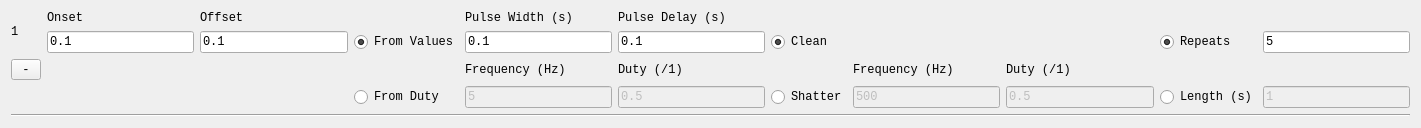
<?xml version="1.0" encoding="UTF-8"?>
<ui version="4.0">
 <class>Form</class>
 <widget class="QWidget" name="Form">
  <property name="geometry">
   <rect>
    <x>0</x>
    <y>0</y>
    <width>1421</width>
    <height>113</height>
   </rect>
  </property>
  <property name="sizePolicy">
   <sizepolicy hsizetype="Minimum" vsizetype="Maximum">
    <horstretch>0</horstretch>
    <verstretch>0</verstretch>
   </sizepolicy>
  </property>
  <property name="font">
   <font>
    <family>Lucida Console</family>
   </font>
  </property>
  <property name="windowTitle">
   <string>Form</string>
  </property>
  <layout class="QGridLayout" name="gridLayout">
   <item row="3" column="7">
    <widget class="QLineEdit" name="shatterHzEdit">
     <property name="enabled">
      <bool>false</bool>
     </property>
     <property name="text">
      <string>500</string>
     </property>
    </widget>
   </item>
   <item row="1" column="9">
    <widget class="QRadioButton" name="repeatsRadio">
     <property name="text">
      <string>Repeats</string>
     </property>
     <property name="checked">
      <bool>true</bool>
     </property>
     <property name="autoExclusive">
      <bool>false</bool>
     </property>
    </widget>
   </item>
   <item row="3" column="9">
    <widget class="QRadioButton" name="lengthRadio">
     <property name="text">
      <string>Length (s)</string>
     </property>
     <property name="autoExclusive">
      <bool>false</bool>
     </property>
    </widget>
   </item>
   <item row="1" column="6">
    <widget class="QRadioButton" name="cleanRadio">
     <property name="text">
      <string>Clean</string>
     </property>
     <property name="checked">
      <bool>true</bool>
     </property>
     <property name="autoExclusive">
      <bool>false</bool>
     </property>
    </widget>
   </item>
   <item row="3" column="6">
    <widget class="QRadioButton" name="shatterRadio">
     <property name="text">
      <string>Shatter</string>
     </property>
     <property name="autoExclusive">
      <bool>false</bool>
     </property>
    </widget>
   </item>
   <item row="2" column="5">
    <widget class="QLabel" name="label_7">
     <property name="text">
      <string>Duty (/1)</string>
     </property>
    </widget>
   </item>
   <item row="0" column="4">
    <widget class="QLabel" name="label_4">
     <property name="text">
      <string>Pulse Width (s)</string>
     </property>
    </widget>
   </item>
   <item row="3" column="8">
    <widget class="QLineEdit" name="shatterDutyEdit">
     <property name="enabled">
      <bool>false</bool>
     </property>
     <property name="text">
      <string>0.5</string>
     </property>
    </widget>
   </item>
   <item row="2" column="8">
    <widget class="QLabel" name="label_9">
     <property name="text">
      <string>Duty (/1)</string>
     </property>
    </widget>
   </item>
   <item row="2" column="7">
    <widget class="QLabel" name="label_8">
     <property name="text">
      <string>Frequency (Hz)</string>
     </property>
    </widget>
   </item>
   <item row="1" column="4">
    <widget class="QLineEdit" name="pulseWidthEdit">
     <property name="text">
      <string>0.1</string>
     </property>
    </widget>
   </item>
   <item row="1" column="10">
    <widget class="QLineEdit" name="repeatsEdit">
     <property name="text">
      <string>5</string>
     </property>
    </widget>
   </item>
   <item row="3" column="5">
    <widget class="QLineEdit" name="pulseDutyEdit">
     <property name="enabled">
      <bool>false</bool>
     </property>
     <property name="text">
      <string>0.5</string>
     </property>
    </widget>
   </item>
   <item row="1" column="5">
    <widget class="QLineEdit" name="pulseDelayEdit">
     <property name="text">
      <string>0.1</string>
     </property>
    </widget>
   </item>
   <item row="4" column="0" colspan="11">
    <widget class="Line" name="line_2">
     <property name="orientation">
      <enum>Qt::Horizontal</enum>
     </property>
    </widget>
   </item>
   <item row="1" column="3">
    <widget class="QRadioButton" name="fromValuesRadio">
     <property name="text">
      <string>From Values</string>
     </property>
     <property name="checked">
      <bool>true</bool>
     </property>
     <property name="autoExclusive">
      <bool>false</bool>
     </property>
    </widget>
   </item>
   <item row="3" column="3">
    <widget class="QRadioButton" name="fromDutyRadio">
     <property name="text">
      <string>From Duty</string>
     </property>
     <property name="autoExclusive">
      <bool>false</bool>
     </property>
    </widget>
   </item>
   <item row="0" column="5">
    <widget class="QLabel" name="label_6">
     <property name="text">
      <string>Pulse Delay (s)</string>
     </property>
    </widget>
   </item>
   <item row="0" column="2">
    <widget class="QLabel" name="label_2">
     <property name="text">
      <string>Offset</string>
     </property>
    </widget>
   </item>
   <item row="1" column="2">
    <widget class="QLineEdit" name="offsetEdit">
     <property name="text">
      <string>0.1</string>
     </property>
    </widget>
   </item>
   <item row="3" column="10">
    <widget class="QLineEdit" name="lengthEdit">
     <property name="enabled">
      <bool>false</bool>
     </property>
     <property name="text">
      <string>1</string>
     </property>
    </widget>
   </item>
   <item row="1" column="1">
    <widget class="QLineEdit" name="onsetEdit">
     <property name="sizePolicy">
      <sizepolicy hsizetype="Expanding" vsizetype="Fixed">
       <horstretch>0</horstretch>
       <verstretch>0</verstretch>
      </sizepolicy>
     </property>
     <property name="text">
      <string>0.1</string>
     </property>
    </widget>
   </item>
   <item row="0" column="1">
    <widget class="QLabel" name="label">
     <property name="text">
      <string>Onset</string>
     </property>
    </widget>
   </item>
   <item row="3" column="4">
    <widget class="QLineEdit" name="frequencyEdit">
     <property name="enabled">
      <bool>false</bool>
     </property>
     <property name="text">
      <string>5</string>
     </property>
    </widget>
   </item>
   <item row="2" column="4">
    <widget class="QLabel" name="label_5">
     <property name="text">
      <string>Frequency (Hz)</string>
     </property>
    </widget>
   </item>
   <item row="2" column="0">
    <widget class="QToolButton" name="removeButton">
     <property name="text">
      <string>-</string>
     </property>
    </widget>
   </item>
   <item row="0" column="0" rowspan="2">
    <widget class="QLabel" name="position">
     <property name="text">
      <string>1</string>
     </property>
    </widget>
   </item>
  </layout>
 </widget>
 <resources/>
 <connections>
  <connection>
   <sender>fromValuesRadio</sender>
   <signal>clicked()</signal>
   <receiver>fromDutyRadio</receiver>
   <slot>toggle()</slot>
   <hints>
    <hint type="sourcelabel">
     <x>200</x>
     <y>39</y>
    </hint>
    <hint type="destinationlabel">
     <x>181</x>
     <y>84</y>
    </hint>
   </hints>
  </connection>
  <connection>
   <sender>fromDutyRadio</sender>
   <signal>clicked()</signal>
   <receiver>fromValuesRadio</receiver>
   <slot>toggle()</slot>
   <hints>
    <hint type="sourcelabel">
     <x>145</x>
     <y>87</y>
    </hint>
    <hint type="destinationlabel">
     <x>165</x>
     <y>37</y>
    </hint>
   </hints>
  </connection>
  <connection>
   <sender>cleanRadio</sender>
   <signal>clicked()</signal>
   <receiver>shatterRadio</receiver>
   <slot>toggle()</slot>
   <hints>
    <hint type="sourcelabel">
     <x>488</x>
     <y>40</y>
    </hint>
    <hint type="destinationlabel">
     <x>486</x>
     <y>82</y>
    </hint>
   </hints>
  </connection>
  <connection>
   <sender>shatterRadio</sender>
   <signal>clicked()</signal>
   <receiver>cleanRadio</receiver>
   <slot>toggle()</slot>
   <hints>
    <hint type="sourcelabel">
     <x>467</x>
     <y>84</y>
    </hint>
    <hint type="destinationlabel">
     <x>468</x>
     <y>42</y>
    </hint>
   </hints>
  </connection>
  <connection>
   <sender>repeatsRadio</sender>
   <signal>clicked()</signal>
   <receiver>lengthRadio</receiver>
   <slot>toggle()</slot>
   <hints>
    <hint type="sourcelabel">
     <x>731</x>
     <y>42</y>
    </hint>
    <hint type="destinationlabel">
     <x>729</x>
     <y>83</y>
    </hint>
   </hints>
  </connection>
  <connection>
   <sender>lengthRadio</sender>
   <signal>clicked()</signal>
   <receiver>repeatsRadio</receiver>
   <slot>toggle()</slot>
   <hints>
    <hint type="sourcelabel">
     <x>753</x>
     <y>81</y>
    </hint>
    <hint type="destinationlabel">
     <x>756</x>
     <y>40</y>
    </hint>
   </hints>
  </connection>
  <connection>
   <sender>fromValuesRadio</sender>
   <signal>toggled(bool)</signal>
   <receiver>pulseWidthEdit</receiver>
   <slot>setEnabled(bool)</slot>
   <hints>
    <hint type="sourcelabel">
     <x>223</x>
     <y>37</y>
    </hint>
    <hint type="destinationlabel">
     <x>254</x>
     <y>43</y>
    </hint>
   </hints>
  </connection>
  <connection>
   <sender>fromValuesRadio</sender>
   <signal>toggled(bool)</signal>
   <receiver>pulseDelayEdit</receiver>
   <slot>setEnabled(bool)</slot>
   <hints>
    <hint type="sourcelabel">
     <x>208</x>
     <y>42</y>
    </hint>
    <hint type="destinationlabel">
     <x>373</x>
     <y>40</y>
    </hint>
   </hints>
  </connection>
  <connection>
   <sender>fromDutyRadio</sender>
   <signal>toggled(bool)</signal>
   <receiver>frequencyEdit</receiver>
   <slot>setEnabled(bool)</slot>
   <hints>
    <hint type="sourcelabel">
     <x>219</x>
     <y>80</y>
    </hint>
    <hint type="destinationlabel">
     <x>254</x>
     <y>86</y>
    </hint>
   </hints>
  </connection>
  <connection>
   <sender>fromDutyRadio</sender>
   <signal>toggled(bool)</signal>
   <receiver>pulseDutyEdit</receiver>
   <slot>setEnabled(bool)</slot>
   <hints>
    <hint type="sourcelabel">
     <x>206</x>
     <y>86</y>
    </hint>
    <hint type="destinationlabel">
     <x>360</x>
     <y>85</y>
    </hint>
   </hints>
  </connection>
  <connection>
   <sender>shatterRadio</sender>
   <signal>toggled(bool)</signal>
   <receiver>shatterHzEdit</receiver>
   <slot>setEnabled(bool)</slot>
   <hints>
    <hint type="sourcelabel">
     <x>503</x>
     <y>83</y>
    </hint>
    <hint type="destinationlabel">
     <x>559</x>
     <y>87</y>
    </hint>
   </hints>
  </connection>
  <connection>
   <sender>shatterRadio</sender>
   <signal>toggled(bool)</signal>
   <receiver>shatterDutyEdit</receiver>
   <slot>setEnabled(bool)</slot>
   <hints>
    <hint type="sourcelabel">
     <x>488</x>
     <y>86</y>
    </hint>
    <hint type="destinationlabel">
     <x>653</x>
     <y>90</y>
    </hint>
   </hints>
  </connection>
  <connection>
   <sender>repeatsRadio</sender>
   <signal>toggled(bool)</signal>
   <receiver>repeatsEdit</receiver>
   <slot>setEnabled(bool)</slot>
   <hints>
    <hint type="sourcelabel">
     <x>773</x>
     <y>37</y>
    </hint>
    <hint type="destinationlabel">
     <x>797</x>
     <y>41</y>
    </hint>
   </hints>
  </connection>
  <connection>
   <sender>lengthRadio</sender>
   <signal>toggled(bool)</signal>
   <receiver>lengthEdit</receiver>
   <slot>setEnabled(bool)</slot>
   <hints>
    <hint type="sourcelabel">
     <x>761</x>
     <y>82</y>
    </hint>
    <hint type="destinationlabel">
     <x>804</x>
     <y>84</y>
    </hint>
   </hints>
  </connection>
 </connections>
</ui>
